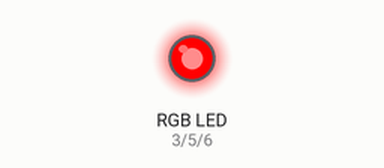
Bench run of a sketch on a simulated Arduino Uno, built with avr-gcc and run on an emulated ATmega328P. Shown: an RGB LED mixed from three pins (HIGH = lit). Dim RGB values are drawn brighter than linear.

Above: at 0.05 s.
At 1.25 s:
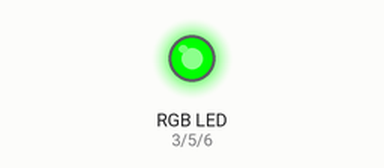
At 2.5 s:
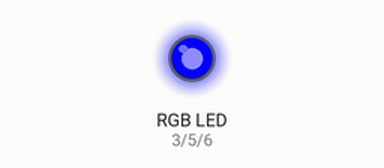
At 3.75 s:
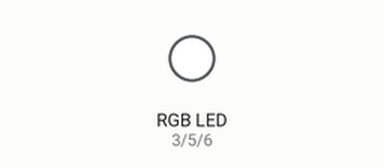
At 5.0 s:
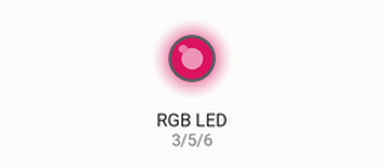
Timing chart, 0 to 6.5 s (numbered marks = the images above):
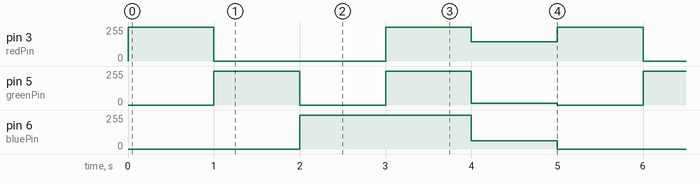

Measured:
- by itself, pin 3 (redPin): repeats every 5.0 s: 0/255 2.0 s, 255/255 1.0 s, 144/255 1.0 s, 255/255 1.0 s
- by itself, pin 5 (greenPin): repeats every 5.0 s: 0/255 1.0 s, 255/255 1.0 s, 12/255 1.0 s, 0/255 1.0 s, 255/255 1.0 s
- by itself, pin 6 (bluePin): repeats every 5.0 s: 63/255 1.0 s, 0/255 2.0 s, 255/255 2.0 s

The sketch:

enciendeLED1.ino
```cpp
int redPin = 3;

int greenPin = 5;

int bluePin = 6;

void setup () {
	pinMode (redPin, OUTPUT);
  pinMode (greenPin, OUTPUT);
  pinMode (bluePin, OUTPUT);

	}

void loop () {
  setColor (255, 0, 0); // Color rojo
  delay(1000);
  setColor (0, 255, 0); // Color verde
  delay(1000);
  setColor (0, 0, 255); // Color azul
  delay(1000);
  setColor (255, 255, 255); // Color blanco
  delay(1000);
  setColor (144, 12, 63); // Color púrpura
  delay(1000);
}
void setColor (int redValue, int greenValue, int blueValue) {
analogWrite (redPin, redValue);
analogWrite (greenPin, greenValue);

analogWrite (bluePin, blueValue);
}
```
